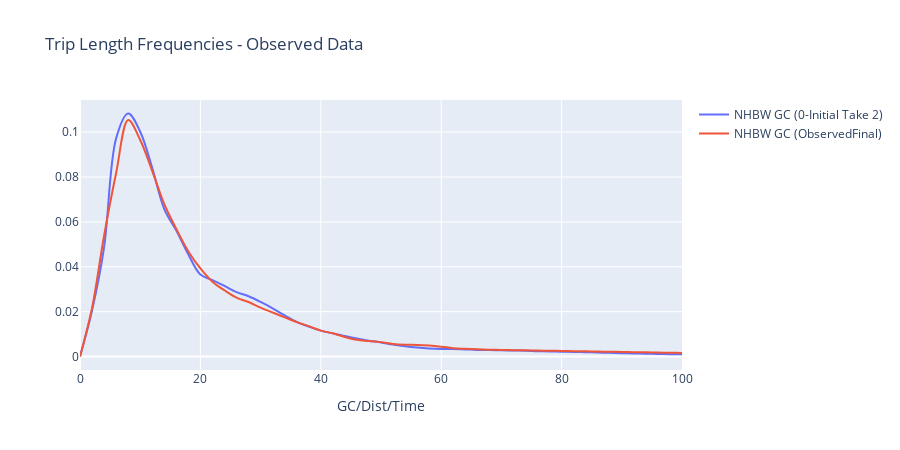

The code cell stored with this chart in its notebook:
### Code cell
# MAKE INTERACTIVE CHART
py.offline.init_notebook_mode(connected=True)

lstTripPurp  = dfObsModelMerge['TRIPPURP'].unique().tolist() # HBW, HBShp, HBOth,...
lstTLFType   = dfObsModelMerge['TLFTYPE' ].unique().tolist() # GC, Time, Dist
lstModOpt    = dfObsModelMerge['FF_CALIB_ROUND'].unique().tolist()
    
selectTripPurp     = widgets.SelectMultiple(options=lstTripPurp                     , value=('NHBW',)                    , description='Trip Purpose')
selectTLFType      = widgets.SelectMultiple(options=lstTLFType                      , value=('GC' ,)                     , description='TLF Type'    )
selectPreset       = widgets.Select        (options=dfZoomPresets['PRESET'].tolist(), value= 'Begin'                     , description='Zoom Presets')
selectModelOption  = widgets.SelectMultiple(options=lstModOpt                       , value=('0-Initial Take 2',lstModOpt[-1]), description='Model Runs'  )

#custom extents
xmin = widgets.Text(value='0'  , description='X Min')
xmax = widgets.Text(value='160' , description='X Max')
ymin = widgets.Text(value='0'  , description='Y Min')
ymax = widgets.Text(value='.10', description='Y Max')

widgets.interactive(update_plot_mod_vs_obs, modeloption=selectModelOption,trippurps=selectTripPurp, tlftypes=selectTLFType, zoompreset=selectPreset, xmin=xmin, xmax=xmax, ymin=ymin, ymax=ymax)

#ADD RAW OBSERVED CURVES

### Figure 1 — Plotly figure (JSON) as saved in the notebook; plotly's stock layout.template omitted (floating-point values rounded to 4 significant figures; data arrays with more than 128 entries replaced by an {"elided": "..."} marker saying what was removed)
{"data": [{"line": {"shape": "spline"}, "mode": "lines", "name": "NHBW GC (0-Initial Take 2)", "type": "scatter", "x": {"elided": "201 int values"}, "y": {"elided": "201 float values"}}, {"line": {"shape": "spline"}, "mode": "lines", "name": "NHBW GC (ObservedFinal)", "type": "scatter", "x": {"elided": "206 int values"}, "y": {"elided": "206 float values"}}], "layout": {"height": 450, "title": {"text": "Trip Length Frequencies - Observed Data"}, "xaxis": {"range": [0, 100], "title": {"text": "GC/Dist/Time"}}, "yaxis": {"range": [0, null], "title": {"text": ""}}}}
